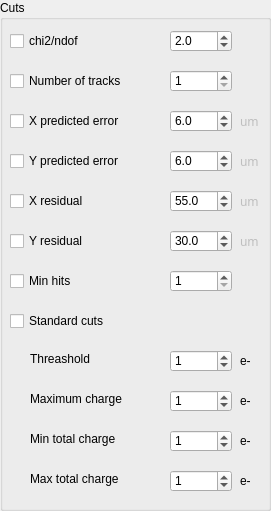
    <widget class="QGroupBox" name="chargeCutsGB">
     <property name="geometry">
      <rect>
       <x>705</x>
       <y>20</y>
       <width>271</width>
       <height>511</height>
      </rect>
     </property>
     <property name="title">
      <string>Cuts</string>
     </property>
     <widget class="QCheckBox" name="chi2ChargeCutCB">
      <property name="geometry">
       <rect>
        <x>10</x>
        <y>30</y>
        <width>93</width>
        <height>22</height>
       </rect>
      </property>
      <property name="text">
       <string>chi2/ndof</string>
      </property>
     </widget>
     <widget class="QDoubleSpinBox" name="chi2ChargeCutSB">
      <property name="geometry">
       <rect>
        <x>170</x>
        <y>30</y>
        <width>62</width>
        <height>22</height>
       </rect>
      </property>
      <property name="decimals">
       <number>1</number>
      </property>
      <property name="minimum">
       <double>1.000000000000000</double>
      </property>
      <property name="maximum">
       <double>20.000000000000000</double>
      </property>
      <property name="singleStep">
       <double>0.500000000000000</double>
      </property>
      <property name="value">
       <double>2.000000000000000</double>
      </property>
     </widget>
     <widget class="QCheckBox" name="nTrackChargeCutCB">
      <property name="geometry">
       <rect>
        <x>10</x>
        <y>70</y>
        <width>141</width>
        <height>22</height>
       </rect>
      </property>
      <property name="text">
       <string>Number of tracks</string>
      </property>
     </widget>
     <widget class="QSpinBox" name="nTrackChargeCutSB">
      <property name="geometry">
       <rect>
        <x>170</x>
        <y>70</y>
        <width>62</width>
        <height>22</height>
       </rect>
      </property>
      <property name="layoutDirection">
       <enum>Qt::LeftToRight</enum>
      </property>
      <property name="minimum">
       <number>1</number>
      </property>
      <property name="maximum">
       <number>10</number>
      </property>
      <property name="value">
       <number>1</number>
      </property>
     </widget>
     <widget class="QCheckBox" name="xErrChargeCutCB">
      <property name="geometry">
       <rect>
        <x>10</x>
        <y>110</y>
        <width>141</width>
        <height>22</height>
       </rect>
      </property>
      <property name="text">
       <string>X predicted error</string>
      </property>
     </widget>
     <widget class="QCheckBox" name="yErrChargeCutCB">
      <property name="geometry">
       <rect>
        <x>10</x>
        <y>150</y>
        <width>141</width>
        <height>22</height>
       </rect>
      </property>
      <property name="text">
       <string>Y predicted error</string>
      </property>
     </widget>
     <widget class="QDoubleSpinBox" name="xErrChargeCutSB">
      <property name="geometry">
       <rect>
        <x>170</x>
        <y>110</y>
        <width>62</width>
        <height>22</height>
       </rect>
      </property>
      <property name="decimals">
       <number>1</number>
      </property>
      <property name="minimum">
       <double>0.000000000000000</double>
      </property>
      <property name="maximum">
       <double>50.000000000000000</double>
      </property>
      <property name="singleStep">
       <double>0.500000000000000</double>
      </property>
      <property name="value">
       <double>6.000000000000000</double>
      </property>
     </widget>
     <widget class="QDoubleSpinBox" name="yErrChargeCutSB">
      <property name="geometry">
       <rect>
        <x>170</x>
        <y>150</y>
        <width>62</width>
        <height>22</height>
       </rect>
      </property>
      <property name="decimals">
       <number>1</number>
      </property>
      <property name="minimum">
       <double>0.000000000000000</double>
      </property>
      <property name="maximum">
       <double>50.000000000000000</double>
      </property>
      <property name="singleStep">
       <double>0.500000000000000</double>
      </property>
      <property name="value">
       <double>6.000000000000000</double>
      </property>
     </widget>
     <widget class="QLabel" name="xErrChargeLB">
      <property name="enabled">
       <bool>false</bool>
      </property>
      <property name="geometry">
       <rect>
        <x>240</x>
        <y>110</y>
        <width>31</width>
        <height>22</height>
       </rect>
      </property>
      <property name="font">
       <font>
        <family>Sans Serif</family>
        <weight>50</weight>
        <bold>false</bold>
       </font>
      </property>
      <property name="text">
       <string>um</string>
      </property>
     </widget>
     <widget class="QLabel" name="yErrChargeLB">
      <property name="enabled">
       <bool>false</bool>
      </property>
      <property name="geometry">
       <rect>
        <x>240</x>
        <y>150</y>
        <width>31</width>
        <height>22</height>
       </rect>
      </property>
      <property name="font">
       <font>
        <family>Sans Serif</family>
        <weight>50</weight>
        <bold>false</bold>
       </font>
      </property>
      <property name="text">
       <string>um</string>
      </property>
     </widget>
     <widget class="QCheckBox" name="xChargeCutCB">
      <property name="geometry">
       <rect>
        <x>10</x>
        <y>190</y>
        <width>130</width>
        <height>22</height>
       </rect>
      </property>
      <property name="text">
       <string>X residual</string>
      </property>
     </widget>
     <widget class="QCheckBox" name="yChargeCutCB">
      <property name="geometry">
       <rect>
        <x>10</x>
        <y>230</y>
        <width>131</width>
        <height>22</height>
       </rect>
      </property>
      <property name="text">
       <string>Y residual</string>
      </property>
     </widget>
     <widget class="QDoubleSpinBox" name="xChargeCutSB">
      <property name="geometry">
       <rect>
        <x>170</x>
        <y>190</y>
        <width>62</width>
        <height>22</height>
       </rect>
      </property>
      <property name="decimals">
       <number>1</number>
      </property>
      <property name="minimum">
       <double>-75.000000000000000</double>
      </property>
      <property name="maximum">
       <double>75.000000000000000</double>
      </property>
      <property name="singleStep">
       <double>0.500000000000000</double>
      </property>
      <property name="value">
       <double>55.000000000000000</double>
      </property>
     </widget>
     <widget class="QDoubleSpinBox" name="yChargeCutSB">
      <property name="geometry">
       <rect>
        <x>170</x>
        <y>230</y>
        <width>62</width>
        <height>22</height>
       </rect>
      </property>
      <property name="decimals">
       <number>1</number>
      </property>
      <property name="minimum">
       <double>-50.000000000000000</double>
      </property>
      <property name="maximum">
       <double>50.000000000000000</double>
      </property>
      <property name="singleStep">
       <double>0.500000000000000</double>
      </property>
      <property name="value">
       <double>30.000000000000000</double>
      </property>
     </widget>
     <widget class="QLabel" name="xChargeLB">
      <property name="enabled">
       <bool>false</bool>
      </property>
      <property name="geometry">
       <rect>
        <x>240</x>
        <y>190</y>
        <width>31</width>
        <height>22</height>
       </rect>
      </property>
      <property name="font">
       <font>
        <family>Sans Serif</family>
        <weight>50</weight>
        <bold>false</bold>
       </font>
      </property>
      <property name="text">
       <string>um</string>
      </property>
     </widget>
     <widget class="QLabel" name="yChargeLB">
      <property name="enabled">
       <bool>false</bool>
      </property>
      <property name="geometry">
       <rect>
        <x>240</x>
        <y>230</y>
        <width>31</width>
        <height>22</height>
       </rect>
      </property>
      <property name="font">
       <font>
        <family>Sans Serif</family>
        <weight>50</weight>
        <bold>false</bold>
       </font>
      </property>
      <property name="text">
       <string>um</string>
      </property>
     </widget>
     <widget class="QSpinBox" name="hitsChargeCutSB">
      <property name="geometry">
       <rect>
        <x>170</x>
        <y>270</y>
        <width>62</width>
        <height>22</height>
       </rect>
      </property>
      <property name="layoutDirection">
       <enum>Qt::LeftToRight</enum>
      </property>
      <property name="minimum">
       <number>1</number>
      </property>
      <property name="maximum">
       <number>8</number>
      </property>
      <property name="value">
       <number>1</number>
      </property>
     </widget>
     <widget class="QCheckBox" name="hitsChargeCutCB">
      <property name="geometry">
       <rect>
        <x>10</x>
        <y>270</y>
        <width>131</width>
        <height>22</height>
       </rect>
      </property>
      <property name="text">
       <string>Min hits</string>
      </property>
     </widget>
     <widget class="customSpinBox" name="threasholdSB">
      <property name="geometry">
       <rect>
        <x>170</x>
        <y>350</y>
        <width>62</width>
        <height>22</height>
       </rect>
      </property>
      <property name="layoutDirection">
       <enum>Qt::LeftToRight</enum>
      </property>
      <property name="minimum">
       <number>0</number>
      </property>
      <property name="maximum">
       <number>10000</number>
      </property>
      <property name="singleStep">
       <number>100</number>
      </property>
      <property name="value">
       <number>1</number>
      </property>
     </widget>
     <widget class="customSpinBox" name="minTotChargeSB">
      <property name="geometry">
       <rect>
        <x>170</x>
        <y>430</y>
        <width>62</width>
        <height>22</height>
       </rect>
      </property>
      <property name="layoutDirection">
       <enum>Qt::LeftToRight</enum>
      </property>
      <property name="minimum">
       <number>0</number>
      </property>
      <property name="maximum">
       <number>10000</number>
      </property>
      <property name="singleStep">
       <number>100</number>
      </property>
      <property name="value">
       <number>1</number>
      </property>
     </widget>
     <widget class="QLabel" name="threasholdLB">
      <property name="geometry">
       <rect>
        <x>240</x>
        <y>350</y>
        <width>31</width>
        <height>22</height>
       </rect>
      </property>
      <property name="text">
       <string>e-</string>
      </property>
     </widget>
     <widget class="QLabel" name="maxTotChargeLB">
      <property name="geometry">
       <rect>
        <x>240</x>
        <y>470</y>
        <width>31</width>
        <height>22</height>
       </rect>
      </property>
      <property name="text">
       <string>e-</string>
      </property>
     </widget>
     <widget class="customSpinBox" name="maxTotChargeSB">
      <property name="geometry">
       <rect>
        <x>170</x>
        <y>470</y>
        <width>62</width>
        <height>22</height>
       </rect>
      </property>
      <property name="layoutDirection">
       <enum>Qt::LeftToRight</enum>
      </property>
      <property name="minimum">
       <number>0</number>
      </property>
      <property name="maximum">
       <number>100000</number>
      </property>
      <property name="singleStep">
       <number>100</number>
      </property>
      <property name="value">
       <number>1</number>
      </property>
     </widget>
     <widget class="QLabel" name="minTotChargeLB">
      <property name="geometry">
       <rect>
        <x>240</x>
        <y>430</y>
        <width>31</width>
        <height>22</height>
       </rect>
      </property>
      <property name="text">
       <string>e-</string>
      </property>
     </widget>
     <widget class="customSpinBox" name="maxChargeSB">
      <property name="geometry">
       <rect>
        <x>170</x>
        <y>390</y>
        <width>62</width>
        <height>22</height>
       </rect>
      </property>
      <property name="layoutDirection">
       <enum>Qt::LeftToRight</enum>
      </property>
      <property name="minimum">
       <number>0</number>
      </property>
      <property name="maximum">
       <number>100000</number>
      </property>
      <property name="singleStep">
       <number>100</number>
      </property>
      <property name="value">
       <number>1</number>
      </property>
     </widget>
     <widget class="QLabel" name="maxChargeLB">
      <property name="geometry">
       <rect>
        <x>240</x>
        <y>390</y>
        <width>31</width>
        <height>22</height>
       </rect>
      </property>
      <property name="text">
       <string>e-</string>
      </property>
     </widget>
     <widget class="QLabel" name="threasholdLB_2">
      <property name="geometry">
       <rect>
        <x>30</x>
        <y>350</y>
        <width>71</width>
        <height>17</height>
       </rect>
      </property>
      <property name="text">
       <string>Threashold</string>
      </property>
     </widget>
     <widget class="customCheckBox" name="chargeStandardCutsCB">
      <property name="geometry">
       <rect>
        <x>10</x>
        <y>310</y>
        <width>131</width>
        <height>22</height>
       </rect>
      </property>
      <property name="text">
       <string>Standard cuts</string>
      </property>
     </widget>
     <widget class="QLabel" name="maxChargeLB_2">
      <property name="geometry">
       <rect>
        <x>30</x>
        <y>390</y>
        <width>121</width>
        <height>17</height>
       </rect>
      </property>
      <property name="text">
       <string>Maximum charge</string>
      </property>
     </widget>
     <widget class="QLabel" name="minTotChargeLB_2">
      <property name="geometry">
       <rect>
        <x>30</x>
        <y>430</y>
        <width>111</width>
        <height>17</height>
       </rect>
      </property>
      <property name="text">
       <string>Min total charge</string>
      </property>
     </widget>
     <widget class="QLabel" name="maxTotChargeLB_2">
      <property name="geometry">
       <rect>
        <x>30</x>
        <y>470</y>
        <width>111</width>
        <height>17</height>
       </rect>
      </property>
      <property name="text">
       <string>Max total charge</string>
      </property>
     </widget>
    </widget>
